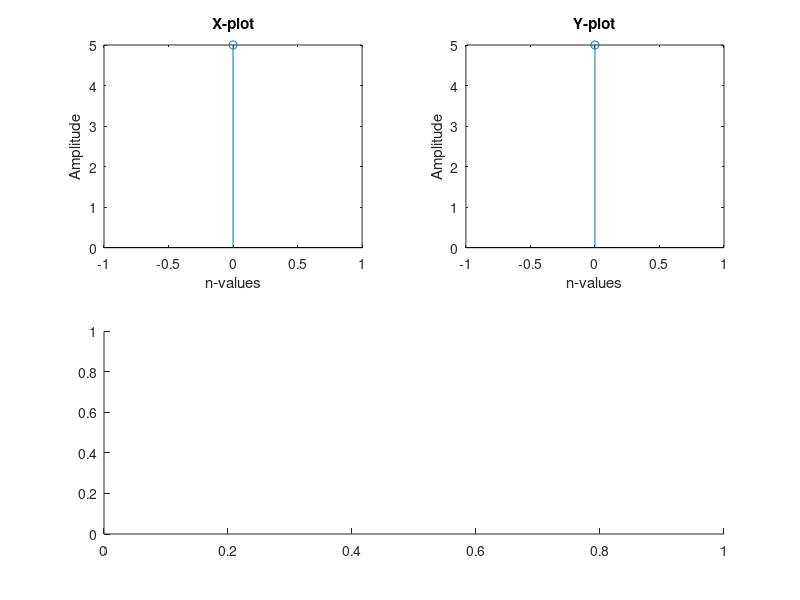

The MATLAB source for this figure: (Note: this script raises an error after producing the figure.)
clc;clear;
A=input("Enter A: ");
B=input("Enter B: ");
subplot(2,2,1);
stem(0:length(A)-1,A);
xlabel("n-values");
ylabel("Amplitude");
title("X-plot");
subplot(2,2,2);
stem(0:length(B)-1,B);
xlabel("n-values");
ylabel("Amplitude");
title("Y-plot");
subplot(2,2,[3,4]);
C=xcorr(A,B)
stem(0:length(C)-1,C);
xlabel("n-values");
ylabel("Amplitude");
title("Cross Correlation");






